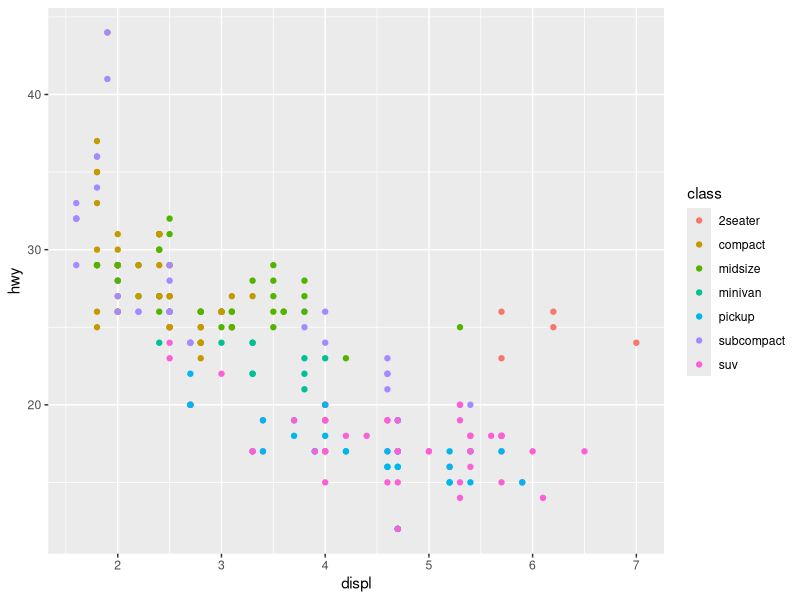
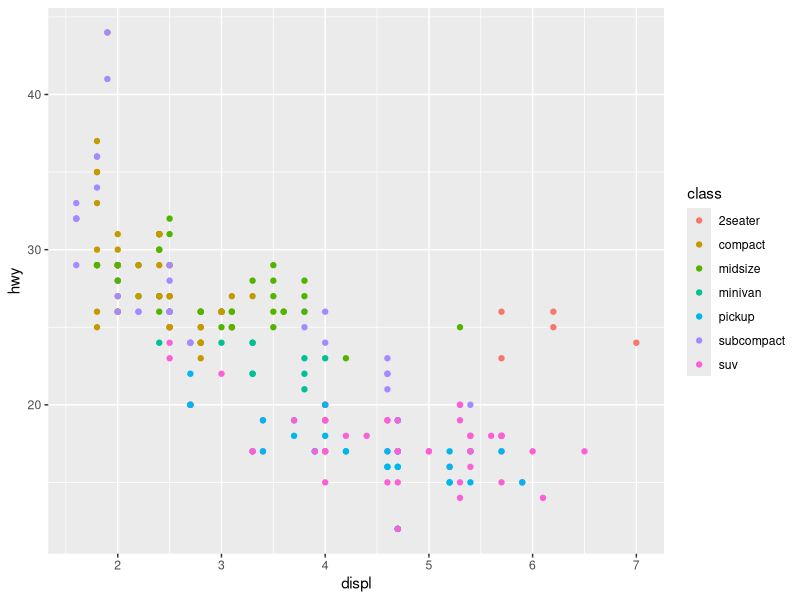
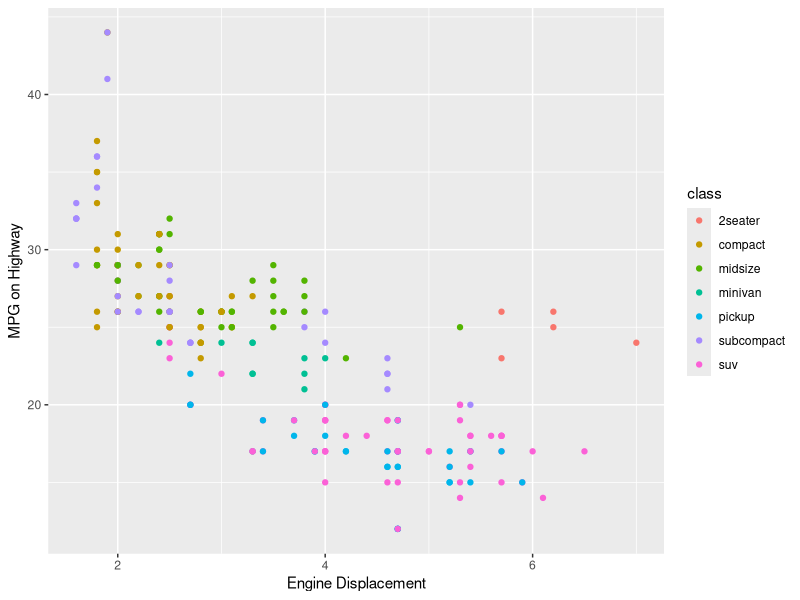
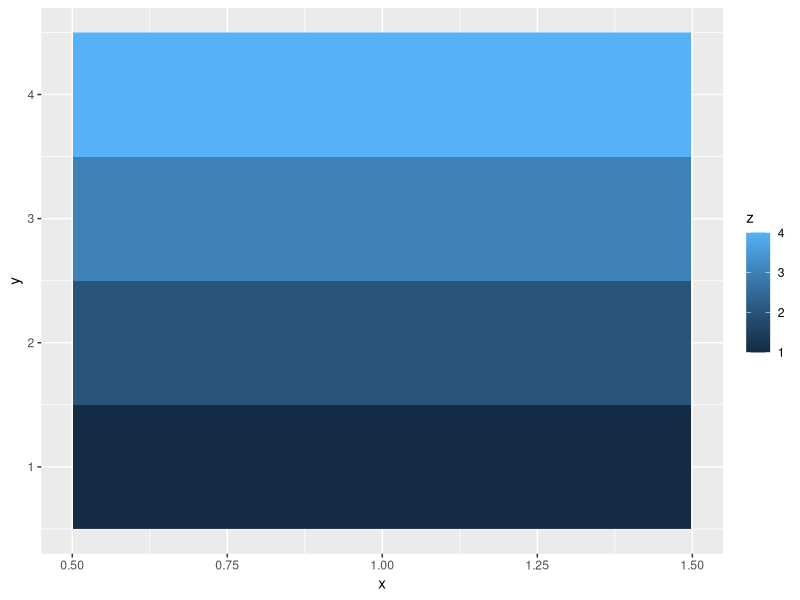
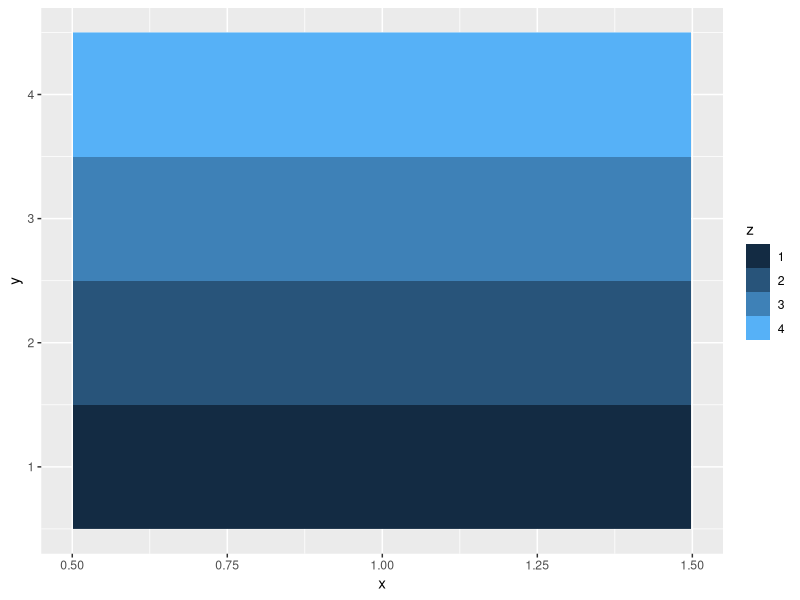
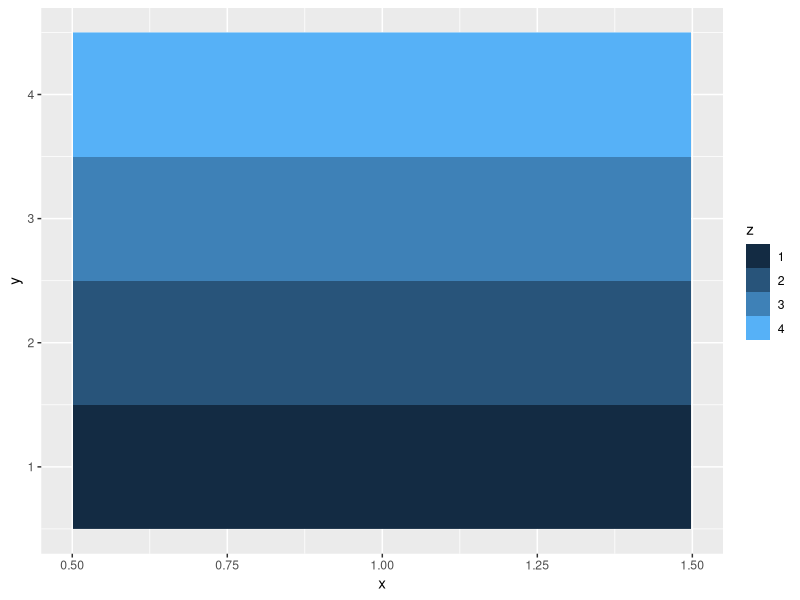
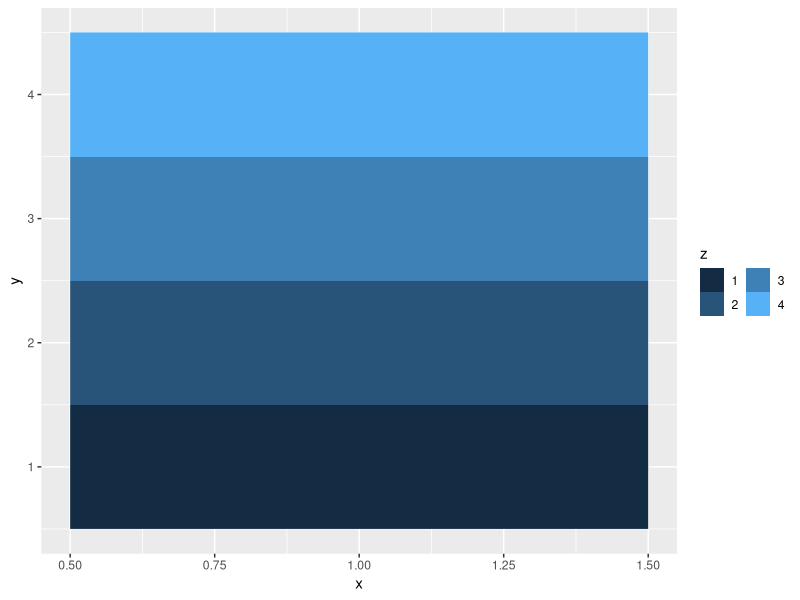

Generate these figures, in order, with R:
## ---- chunk 1
library(ggplot2)
ggplot(data = mpg) + 
  geom_point(mapping = aes(x = displ, y = hwy, color = class))
## ---- chunk 2
library(ggplot2)
ggplot(data = mpg) + 
  geom_point(mapping = aes(x = displ, y = hwy, color = class)) +
  scale_x_continuous() +
  scale_y_continuous() +
  scale_color_discrete()
## ---- chunk 3
library(ggplot2)
ggplot(data = mpg) + 
  geom_point(mapping = aes(x = displ, 
                           y = hwy, 
                           color = class)) +
  scale_x_continuous("Engine Displacement", 
                     breaks = c(2, 4, 6)) +
  scale_y_continuous("MPG on Highway") +
  scale_color_discrete()
## ---- chunk 4
df = data.frame(x = 1, y = 1:4, z = 1:4)
base = ggplot(df, aes(x, y)) + geom_raster(aes(fill = z))
base
base + scale_fill_continuous(guide = guide_legend())
## ---- chunk 5
base + guides(fill = guide_legend())
## ---- chunk 6
base + guides(fill = guide_legend(ncol = 2))
